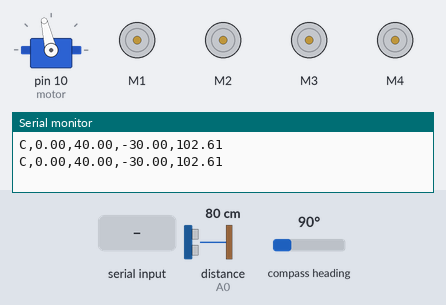
Simulated run of this sketch. Board: Arduino Uno, built with avr-gcc and run on an emulated ATmega328P. Parts: servo, 4 × DC motor (green arrow = forward, orange = backward, longer = faster), the last lines printed to the serial monitor. Inputs (shaded band) come from the test bench; at power-on: distance to the obstacle (sensor on A0) 80 cm, compass heading 90°. The echo pulse lasts 58.3 µs per cm.

Above: at 1.2 s.
1.3 s: "<F>" received over Serial
At 1.8 s:
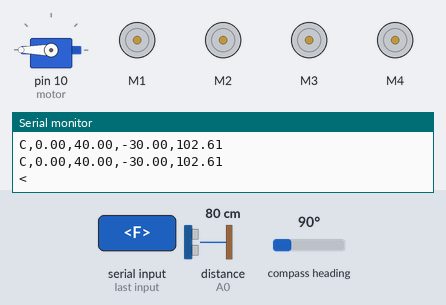
4.4 s: byte 50 ('2') received over Serial
At 6.7 s:
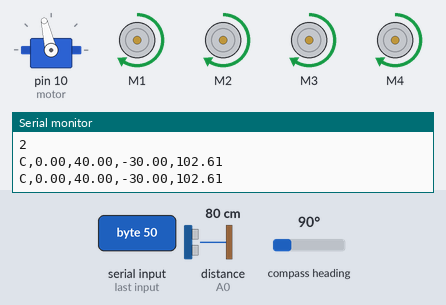
7.0 s: "<B>" received over Serial
At 9.7 s:
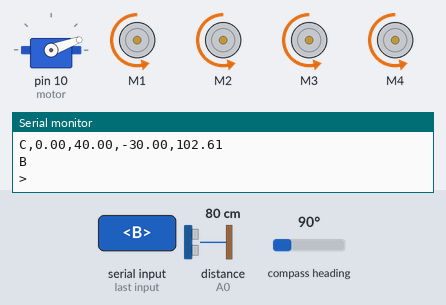
10.1 s: byte 51 ('3') received over Serial
At 12.4 s:
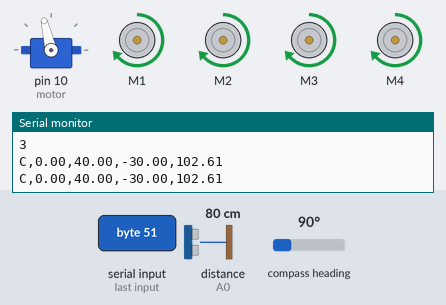
12.7 s: byte 52 ('4') received over Serial
At 13.9 s:
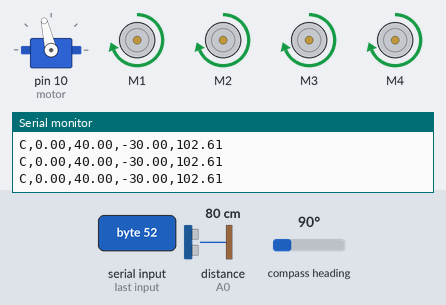
14.2 s: byte 60 ('<') received over Serial
At 14.8 s:
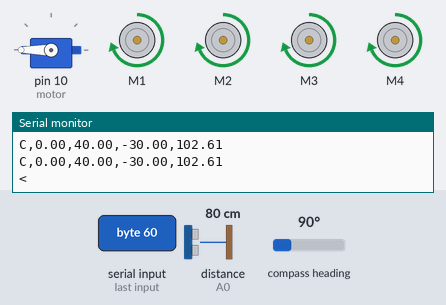
Timing chart, 0 to 17.5 s (numbered marks = the images above; inputs shaded):
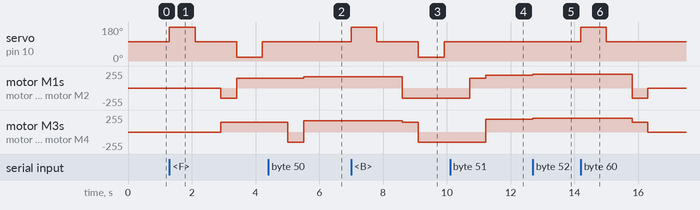

Measured:
- after the input at 1.3 s, servo on pin 10 (motor): 103° → 180° at once, → 103° 0.81 s later, → 20° 1.3 s later, → 103° 0.81 s later; motor M1, motor M2: stopped → backward 150/255 after 1.6 s, → forward 150/255 0.50 s later; motor M3, motor M4: stopped → forward 150/255 after 1.6 s
- after the input at 4.4 s, motor M1, motor M2: forward 150/255 → forward 170/255 after 1.1 s
- after the input at 7.0 s, servo on pin 10 (motor): 103° → 180° at once, → 103° 0.81 s later, → 20° 1.3 s later, → 103° 0.81 s later; motor M1, motor M2: forward 170/255 → backward 150/255 after 1.6 s; motor M3, motor M4: forward 170/255 → forward 150/255 after 1.6 s, → backward 150/255 0.50 s later
- after the input at 10.1 s, motor M3, motor M4: backward 150/255 → forward 190/255 after 1.1 s
- after the input at 12.7 s, motor M1–4: forward 190/255 → forward 210/255 at once
- after the input at 14.2 s, servo on pin 10 (motor): 103° → 180° at once, → 103° 0.81 s later; motor M1, motor M2: forward 210/255 → backward 150/255 after 1.6 s, → stopped 0.50 s later; motor M3, motor M4: forward 210/255 → forward 150/255 after 1.6 s, → stopped 0.50 s later

The sketch:

ARDUINO_ROVER_V2.ino
```cpp
#include <Servo.h>
#include <AFMotor.h>
#include <Wire.h>
#include <Adafruit_Sensor.h>
#include <Adafruit_HMC5883_U.h>

#define Echo A0
#define Trig A1
#define motor 10
#define DEFAULT_SPEED 150
#define spoint 103

// Gear speeds
#define FIRST_GEAR 150
#define SECOND_GEAR 170
#define THIRD_GEAR 190
#define FOURTH_GEAR 210

char value;
int distance;
int currentSpeed = DEFAULT_SPEED;
bool autoPilotMode = false;  // Track if we're in auto-pilot mode
Servo servo;
AF_DCMotor M1(1);
AF_DCMotor M2(2);
AF_DCMotor M3(3);
AF_DCMotor M4(4);

/* Assign a unique ID to this sensor at the same time */
Adafruit_HMC5883_Unified mag = Adafruit_HMC5883_Unified(12345);

void setup() {
  Serial.begin(9600);
  pinMode(Trig, OUTPUT);
  pinMode(Echo, INPUT);
  servo.attach(motor);
  servo.write(spoint);  // Center the servo at startup
  setSpeed(DEFAULT_SPEED);

    /* Initialize the HMC5883 sensor */
  if(!mag.begin()) {
    Serial.println("Could not find HMC5883 sensor!");
    while(1);
  }
}

void loop() {
  control();  // Always check for commands first

  // Send compass data periodically (every 500ms)
  static unsigned long lastSendTime = 0;
  if (millis() - lastSendTime > 500) {
    sendCompassData();
    lastSendTime = millis();
  }

  if (autoPilotMode) {
    Obstacle();  // Run obstacle avoidance if still in auto-pilot
  }
}

void control() {
  if (Serial.available() > 0) {
    value = Serial.read();
    Serial.println(value);

    // Handle Bluetooth, Voice, and Gesture commands
    if (value == 'F') { // Bluetooth forward
      autoPilotMode = false;
      setSpeed(DEFAULT_SPEED);
      forward();
    } else if (value == 'B') { // Backward
      autoPilotMode = false;
      setSpeed(DEFAULT_SPEED);
      backward();
    } else if (value == 'L') { // Left
      autoPilotMode = false;
      setSpeed(DEFAULT_SPEED);
      left();
    } else if (value == 'R') { // Right
      autoPilotMode = false;
      setSpeed(DEFAULT_SPEED);
      right();
    } else if (value == 'S') { // Stop
      autoPilotMode = false;
      Stop();
    }
    // Gear commands
    else if (value == '1') { // First gear
      autoPilotMode = false;
      setSpeed(FIRST_GEAR);
      forward();
    } else if (value == '2') { // Second gear
      autoPilotMode = false;
      setSpeed(SECOND_GEAR);
      forward();
    } else if (value == '3') { // Third gear
      autoPilotMode = false;
      setSpeed(THIRD_GEAR);
      forward();
    } else if (value == '4') { // Fourth gear
      autoPilotMode = false;
      setSpeed(FOURTH_GEAR);
      forward();
    } else if (value == 'A') { // Autopilot Mode
      autoPilotMode = true;
      setSpeed(DEFAULT_SPEED);
    }
    // Voice commands
    else if (value == '^') { // Voice forward
      autoPilotMode = false;
      setSpeed(DEFAULT_SPEED);
      forward();
      delay(2000);
      Stop();
    } else if (value == '-') { // Voice backward
      autoPilotMode = false;
      setSpeed(DEFAULT_SPEED);
      backward();
      delay(2000);
      Stop();
    } else if (value == '<') { // Voice left
      autoPilotMode = false;
      int leftDistance = leftsee();
      servo.write(spoint);
      delay(800);
      if (leftDistance >= 10) {
        setSpeed(DEFAULT_SPEED);
        left();
        delay(500);
        Stop();
      } else {
        Stop();
      }
    } else if (value == '>') { // Voice right
      autoPilotMode = false;
      int rightDistance = rightsee();
      servo.write(spoint);
      delay(800);
      if (rightDistance >= 10) {
        setSpeed(DEFAULT_SPEED);
        right();
        delay(500);
        Stop();
      } else {
        Stop();
      }
    } else if (value == '*') { // Voice stop
      autoPilotMode = false;
      Stop();
    }
  }
}

void Obstacle() {
  distance = ultrasonic();

  if (distance <= 30) {  // Obstacle detected
    backward();
    delay(200);
    Stop();
    delay(200);

    // Check left distance
    servo.write(180);  // Look left
    delay(800);        // Wait for servo to move
    int leftDist = ultrasonic();

    // Check right distance
    servo.write(20);   // Look right
    delay(800);        // Wait for servo to move
    int rightDist = ultrasonic();

    // Return servo to center
    servo.write(spoint);
    delay(500);

    // Decide which way to turn
    if (leftDist > rightDist) {
      left();
      delay(500);  // Turn for 500ms
    } else {
      right();
      delay(500);  // Turn for 500ms
    }

    Stop();
    delay(200);
  } else {
    // No obstacle, keep moving forward
    forward();
  }

  delay(50);
}

void setSpeed(int speed) {
  currentSpeed = speed;
  M1.setSpeed(currentSpeed);
  M2.setSpeed(currentSpeed);
  M3.setSpeed(currentSpeed);
  M4.setSpeed(currentSpeed);
}

int ultrasonic() {
  digitalWrite(Trig, LOW);
  delayMicroseconds(4);

  digitalWrite(Trig, HIGH);
  delayMicroseconds(10);
  digitalWrite(Trig, LOW);
  long t = pulseIn(Echo, HIGH);
  return t / 29 / 2;
}

int rightsee() {
  servo.write(20);
  delay(800);
  return ultrasonic();
}

int leftsee() {
  servo.write(180);
  delay(800);
  return ultrasonic();
}

void forward() {
  M1.run(FORWARD);
  M2.run(FORWARD);
  M3.run(FORWARD);
  M4.run(FORWARD);
}

void backward() {
  M1.run(BACKWARD);
  M2.run(BACKWARD);
  M3.run(BACKWARD);
  M4.run(BACKWARD);
}

void right() {
  M1.run(FORWARD);
  M2.run(FORWARD);
  M3.run(BACKWARD);
  M4.run(BACKWARD);
}

void left() {
  M1.run(BACKWARD);
  M2.run(BACKWARD);
  M3.run(FORWARD);
  M4.run(FORWARD);
}

void Stop() {
  M1.run(RELEASE);
  M2.run(RELEASE);
  M3.run(RELEASE);
  M4.run(RELEASE);
}

void sendCompassData() {
  /* Get a new sensor event */
  sensors_event_t event;
  mag.getEvent(&event);

  /* Calculate heading */
  float heading = atan2(event.magnetic.y, event.magnetic.x);
  float declinationAngle = 0.22; // Update this for your location
  heading += declinationAngle;

  // Normalize to 0-2π
  if(heading < 0) heading += 2*PI;
  if(heading > 2*PI) heading -= 2*PI;

  // Convert to degrees
  float headingDegrees = heading * 180/M_PI;

  /* Send data in a compact format: C,X,Y,Z,H */
  Serial.print("C,");
  Serial.print(event.magnetic.x); Serial.print(",");
  Serial.print(event.magnetic.y); Serial.print(",");
  Serial.print(event.magnetic.z); Serial.print(",");
  Serial.println(headingDegrees);
}
```
